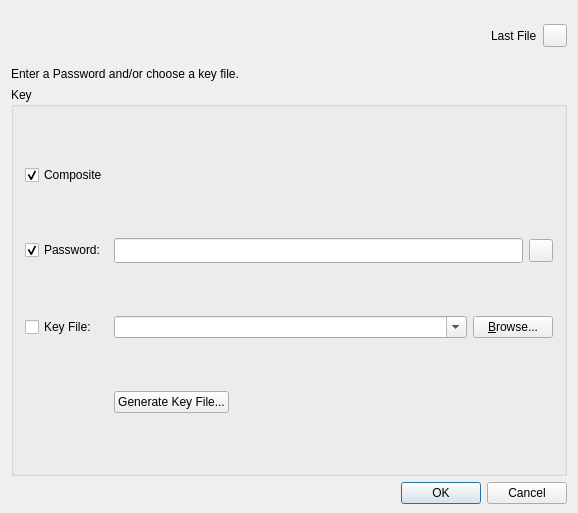
<?xml version="1.0" encoding="UTF-8"?>
<ui version="4.0">
 <class>PasswordDlg</class>
 <widget class="QDialog" name="PasswordDlg">
  <property name="geometry">
   <rect>
    <x>0</x>
    <y>0</y>
    <width>578</width>
    <height>513</height>
   </rect>
  </property>
  <property name="sizePolicy">
   <sizepolicy hsizetype="Maximum" vsizetype="Maximum">
    <horstretch>0</horstretch>
    <verstretch>0</verstretch>
   </sizepolicy>
  </property>
  <property name="minimumSize">
   <size>
    <width>578</width>
    <height>0</height>
   </size>
  </property>
  <property name="windowTitle">
   <string/>
  </property>
  <property name="sizeGripEnabled">
   <bool>false</bool>
  </property>
  <property name="modal">
   <bool>true</bool>
  </property>
  <layout class="QVBoxLayout">
   <property name="bottomMargin">
    <number>9</number>
   </property>
   <item>
    <layout class="QHBoxLayout">
     <item>
      <spacer>
       <property name="orientation">
        <enum>Qt::Vertical</enum>
       </property>
       <property name="sizeType">
        <enum>QSizePolicy::Fixed</enum>
       </property>
       <property name="sizeHint" stdset="0">
        <size>
         <width>20</width>
         <height>50</height>
        </size>
       </property>
      </spacer>
     </item>
     <item>
      <spacer>
       <property name="orientation">
        <enum>Qt::Horizontal</enum>
       </property>
       <property name="sizeHint" stdset="0">
        <size>
         <width>40</width>
         <height>20</height>
        </size>
       </property>
      </spacer>
     </item>
     <item>
      <layout class="QHBoxLayout">
       <item>
        <widget class="QLabel" name="Label_Bookmark">
         <property name="text">
          <string>Last File</string>
         </property>
        </widget>
       </item>
       <item>
        <widget class="QToolButton" name="Button_Bookmarks">
         <property name="popupMode">
          <enum>QToolButton::InstantPopup</enum>
         </property>
         <property name="arrowType">
          <enum>Qt::NoArrow</enum>
         </property>
        </widget>
       </item>
      </layout>
     </item>
    </layout>
   </item>
   <item>
    <widget class="QLabel" name="textLabel1">
     <property name="sizePolicy">
      <sizepolicy hsizetype="Expanding" vsizetype="Maximum">
       <horstretch>0</horstretch>
       <verstretch>0</verstretch>
      </sizepolicy>
     </property>
     <property name="text">
      <string>Enter a Password and/or choose a key file.</string>
     </property>
    </widget>
   </item>
   <item>
    <widget class="QGroupBox" name="groupframe">
     <property name="sizePolicy">
      <sizepolicy hsizetype="Expanding" vsizetype="Expanding">
       <horstretch>0</horstretch>
       <verstretch>0</verstretch>
      </sizepolicy>
     </property>
     <property name="title">
      <string>Key</string>
     </property>
     <layout class="QVBoxLayout">
      <property name="margin">
       <number>0</number>
      </property>
      <item>
       <widget class="QStackedWidget" name="stackedWidget">
        <property name="currentIndex">
         <number>0</number>
        </property>
        <widget class="QWidget" name="pw_entry">
         <layout class="QGridLayout">
          <item row="1" column="1" colspan="2">
           <layout class="QHBoxLayout">
            <item>
             <widget class="QLineEdit" name="Edit_Password">
              <property name="font">
               <font>
                <family>Serif</family>
               </font>
              </property>
             </widget>
            </item>
            <item>
             <widget class="QToolButton" name="ButtonChangeEchoMode"/>
            </item>
           </layout>
          </item>
          <item row="2" column="0">
           <widget class="QCheckBox" name="Check_KeyFile">
            <property name="text">
             <string>Key File:</string>
            </property>
           </widget>
          </item>
          <item row="2" column="1" colspan="2">
           <layout class="QHBoxLayout">
            <item>
             <widget class="QComboBox" name="Combo_KeyFile">
              <property name="sizePolicy">
               <sizepolicy hsizetype="Expanding" vsizetype="Fixed">
                <horstretch>0</horstretch>
                <verstretch>0</verstretch>
               </sizepolicy>
              </property>
              <property name="editable">
               <bool>true</bool>
              </property>
             </widget>
            </item>
            <item>
             <widget class="QPushButton" name="Button_Browse">
              <property name="sizePolicy">
               <sizepolicy hsizetype="Preferred" vsizetype="Fixed">
                <horstretch>0</horstretch>
                <verstretch>0</verstretch>
               </sizepolicy>
              </property>
              <property name="text">
               <string>&amp;Browse...</string>
              </property>
             </widget>
            </item>
           </layout>
          </item>
          <item row="3" column="1">
           <widget class="QPushButton" name="Button_GenKeyFile">
            <property name="text">
             <string>Generate Key File...</string>
            </property>
           </widget>
          </item>
          <item row="3" column="2">
           <spacer>
            <property name="orientation">
             <enum>Qt::Horizontal</enum>
            </property>
            <property name="sizeHint" stdset="0">
             <size>
              <width>40</width>
              <height>20</height>
             </size>
            </property>
           </spacer>
          </item>
          <item row="1" column="0">
           <widget class="QCheckBox" name="Check_Password">
            <property name="text">
             <string>Password:</string>
            </property>
            <property name="checked">
             <bool>true</bool>
            </property>
           </widget>
          </item>
          <item row="0" column="0">
           <widget class="QCheckBox" name="Check_Composite">
            <property name="text">
             <string>Composite</string>
            </property>
            <property name="checked">
             <bool>true</bool>
            </property>
           </widget>
          </item>
         </layout>
        </widget>
        <widget class="QWidget" name="pw_repeat">
         <layout class="QVBoxLayout">
          <item>
           <widget class="QLabel" name="label">
            <property name="text">
             <string>Please repeat your password:</string>
            </property>
           </widget>
          </item>
          <item>
           <widget class="QLineEdit" name="Edit_PwRepeat">
            <property name="font">
             <font>
              <family>Serif</family>
             </font>
            </property>
           </widget>
          </item>
          <item>
           <layout class="QHBoxLayout">
            <item>
             <widget class="QPushButton" name="Button_Back">
              <property name="text">
               <string>Back</string>
              </property>
             </widget>
            </item>
            <item>
             <spacer>
              <property name="orientation">
               <enum>Qt::Horizontal</enum>
              </property>
              <property name="sizeHint" stdset="0">
               <size>
                <width>40</width>
                <height>20</height>
               </size>
              </property>
             </spacer>
            </item>
            <item>
             <widget class="QLabel" name="Label_Unequal">
              <property name="font">
               <font>
                <pointsize>9</pointsize>
                <weight>75</weight>
                <bold>true</bold>
               </font>
              </property>
              <property name="text">
               <string>Passwords are not equal.</string>
              </property>
              <property name="alignment">
               <set>Qt::AlignRight|Qt::AlignTrailing|Qt::AlignVCenter</set>
              </property>
             </widget>
            </item>
           </layout>
          </item>
          <item>
           <spacer>
            <property name="orientation">
             <enum>Qt::Vertical</enum>
            </property>
            <property name="sizeHint" stdset="0">
             <size>
              <width>20</width>
              <height>40</height>
             </size>
            </property>
           </spacer>
          </item>
         </layout>
        </widget>
       </widget>
      </item>
     </layout>
    </widget>
   </item>
   <item>
    <widget class="QDialogButtonBox" name="buttonBox">
     <property name="standardButtons">
      <set>QDialogButtonBox::Cancel|QDialogButtonBox::Ok</set>
     </property>
    </widget>
   </item>
  </layout>
 </widget>
 <layoutdefault spacing="6" margin="11"/>
 <tabstops>
  <tabstop>Button_Bookmarks</tabstop>
  <tabstop>Check_Password</tabstop>
  <tabstop>Edit_Password</tabstop>
  <tabstop>ButtonChangeEchoMode</tabstop>
  <tabstop>Check_KeyFile</tabstop>
  <tabstop>Combo_KeyFile</tabstop>
  <tabstop>Button_Browse</tabstop>
  <tabstop>Button_GenKeyFile</tabstop>
  <tabstop>Edit_PwRepeat</tabstop>
  <tabstop>Button_Back</tabstop>
  <tabstop>buttonBox</tabstop>
 </tabstops>
 <resources/>
 <connections/>
</ui>
